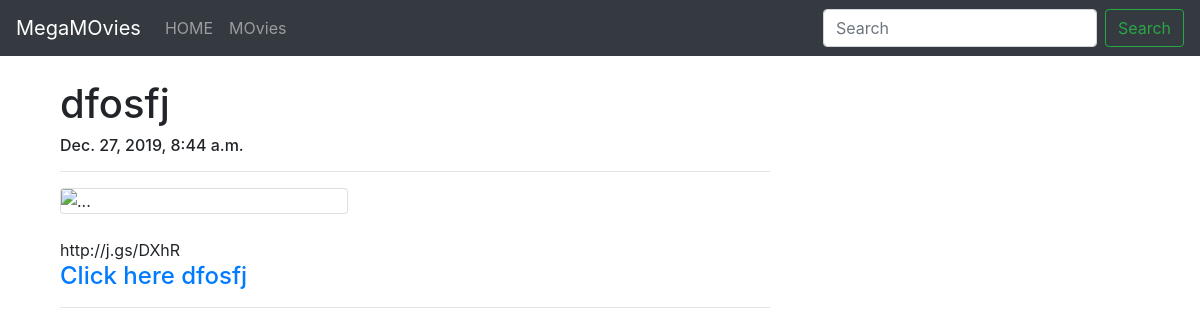
The page /blog/dabanf on the database its author committed.
### blog/models.py (models this page shows, shortened)
class Post(models.Model):
    sno=models.AutoField(primary_key=True)
    title=models.CharField(max_length=255)
    slug=models.CharField(max_length=255)
    content=models.TextField()
    link=models.TextField()
    image=models.FileField(upload_to='static')
    timestamp=models.DateTimeField(  blank= True)

### blog/views.py (the view)
# urls.py: path('<str:slug>', views.blogpost, name='blogpost'),
def blogpost(request, slug):
    post=Post.objects.filter(slug=slug)[0]
    context={'post':post}
    return render(request,'blog/blogpost.html',context)

### templates/blog/blogpost.html (shortened to what this page needs)
{% extends 'base.html'%}
{% load static %}
{% block body%}
<div class="container my-4">
<div class="col-md-8 blog-main">
    <div class="blog-post">
      <h1 class="blog-post-title">{{post.title}}</h1>
      <h6 class="blog-post-meta">{{post.timestamp}}&nbsp </h6><hr>
      <p>
        <div class="card" style="width: 18rem;">
          <img src="{{post.image.url}}" class="card-img-top" alt="...">
        </div>
        <br>
        {{post.content}}
        <a href="{{post.link}}" target="_blank"> <h4>Click here {{post.title}}</h4></a>
      </p>
     <hr>
  </div>
</div>
</div>
{%endblock body%}

### rows shown on the page
Post: title "dfosfj", timestamp "Dec. 27, 2019, 8:44 a.m.", content "http://j.gs/DXhR"
